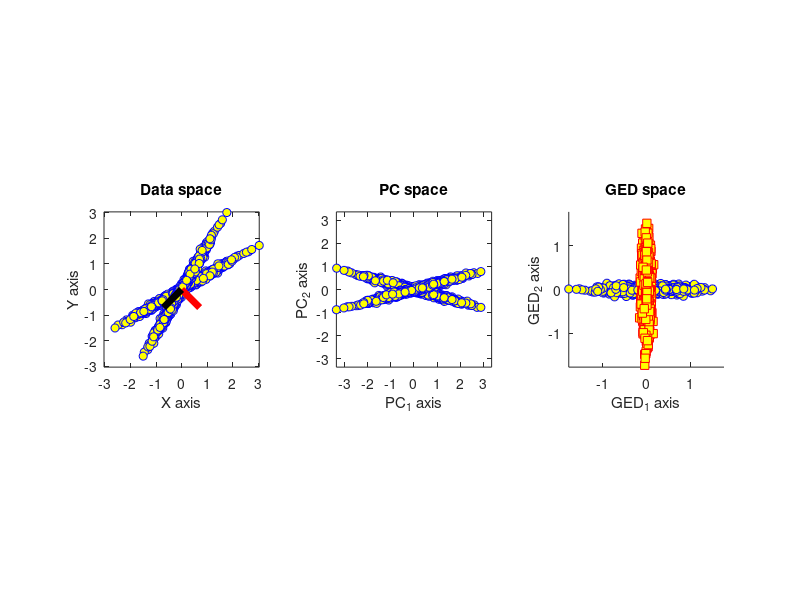

Reproduce this figure in MATLAB.
%%
%     COURSE: PCA and multivariate neural signal processing
%    SECTION: Source separation with GED
%      VIDEO: GED in a simple example
% Instructor: sincxpress.com
%
%%

% a clear MATLAB workspace is a clear mental workspace
close all; clear, clc

%%

% generate data
x = [ randn(1000,1) .05*randn(1000,1) ];

% rotation matrix
th = -pi/6;
R1 = [ cos(th) -sin(th); sin(th) cos(th) ];
th = -pi/3;
R2 = [ cos(th) -sin(th); sin(th) cos(th) ];

% rotate data
y = [ x*R1 ; x*R2 ];


figure(1), clf
subplot(131)
plot(y(:,1),y(:,2),'bo','markerfacecolor','y')
axis([-1 1 -1 1]*max(abs(y(:))))
xlabel('X axis'), ylabel('Y axis')
axis square
title('Data space')


%% run PCA

% mean-center
y = bsxfun(@minus,y,mean(y,1));

% eigendecomposition of covariance matrix
[evecsPCA,evalsPCA] = eig( (y'*y) / length(y) );

% plot eigenvectors
hold on
plot([0 evecsPCA(1,1)],[0 evecsPCA(2,1)],'r','linew',5)
plot([0 evecsPCA(1,2)],[0 evecsPCA(2,2)],'k','linew',5)

%% plot the data in PC space

comps = evecsPCA'*y';

subplot(132)
plot(comps(2,:),comps(1,:),'bo','markerfacecolor','y')
axis([-1 1 -1 1]*max(abs(comps(:))))
xlabel('PC_1 axis'), ylabel('PC_2 axis')
axis square
title('PC space')


%% GED

% covariance matrices
S = cov(y(1:1000,:));
R = cov(y(1001:end,:));

% GED with optional scaling
%%% try without the normalization!
[evecsGED,D] = eig(S,R);
evecsGED = bsxfun(@rdivide,evecsGED,sqrt(sum(evecsGED.^2,1)));

% component time series
comps = evecsGED'*y';

subplot(133), cla, hold on
plot(comps(2,1:1000),comps(1,1:1000),'bo','markerfacecolor','y')
plot(comps(2,1001:end),comps(1,1001:end),'rs','markerfacecolor','y')
axis([-1 1 -1 1]*max(abs(comps(:))))
xlabel('GED_1 axis'), ylabel('GED_2 axis')
axis square
title('GED space')
zoom on

%%
